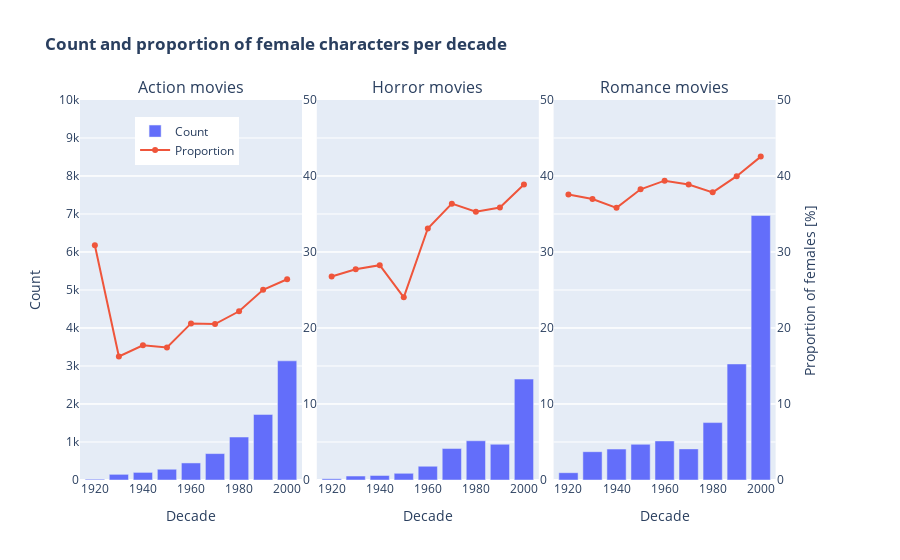

Notebook cell for this chart:
### Code cell
#Count male and female characters per decade across all movies
gender_count_action = action_charadata.groupby('decade').apply(lambda x : pd.Series({'M' : x[x.actor_gender == 'M'].shape[0], 
                                                                                       'F' : x[x.actor_gender == 'F'].shape[0]}))
gender_count_action['proportion_f'] = gender_count_action.F * 100 / (gender_count_action.M + gender_count_action.F)
gender_count_action.reset_index(inplace = True)
gender_count_action.sort_values(by = "decade", inplace = True)

gender_count_horror = horror_charadata.groupby('decade').apply(lambda x : pd.Series({'M' : x[x.actor_gender == 'M'].shape[0], 
                                                                                       'F' : x[x.actor_gender == 'F'].shape[0]}))
gender_count_horror['proportion_f'] = gender_count_horror.F * 100 / (gender_count_horror.M + gender_count_horror.F)
gender_count_horror.reset_index(inplace = True)
gender_count_horror.sort_values(by = "decade", inplace = True)

gender_count_romance = romance_charadata.groupby('decade').apply(lambda x : pd.Series({'M' : x[x.actor_gender == 'M'].shape[0], 
                                                                                       'F' : x[x.actor_gender == 'F'].shape[0]}))
gender_count_romance['proportion_f'] = gender_count_romance.F * 100 / (gender_count_romance.M + gender_count_romance.F)
gender_count_romance.reset_index(inplace = True)
gender_count_romance.sort_values(by = "decade", inplace = True)

# Create figure with secondary y-axis
fig = make_subplots(rows=1, cols=3, shared_xaxes = True, shared_yaxes = "all", horizontal_spacing = 0.02,
                    specs=[[{"secondary_y": True,}, {"secondary_y": True,}, {"secondary_y": True,}]],
                    subplot_titles = ["Action movies", "Horror movies", "Romance movies"])

blue, red = px.colors.qualitative.Plotly[0], px.colors.qualitative.Plotly[1]

# Add traces
fig.add_trace(go.Bar(name = 'Count', x = gender_count_action['decade'], y = gender_count_action['F'], marker_color = blue),
    secondary_y = False, row = 1, col = 1
)
fig.add_trace(go.Scatter(name = 'Proportion', x=gender_count_action['decade'], y=gender_count_action['proportion_f'], line=dict(width=2, color=red), marker=dict(color=red)),
    secondary_y = True, row = 1, col = 1
)
fig.add_trace(go.Bar(name = 'Count of female characters', x = gender_count_horror['decade'], y = gender_count_horror['F'],showlegend=False, marker_color = blue),
    secondary_y = False, row = 1, col = 2   
)
fig.add_trace(go.Scatter(name = 'Proportion of female characters', x=gender_count_horror['decade'], y=gender_count_horror['proportion_f'],showlegend=False, line=dict(width=2, color=red), marker=dict(color=red)),
    secondary_y = True, row = 1, col = 2  
)
fig.add_trace(go.Bar(name = 'Count of female characters', x = gender_count_romance['decade'], y = gender_count_romance['F'],showlegend=False, marker_color = blue),
    secondary_y = False, row = 1, col = 3   
)
fig.add_trace(go.Scatter(name = 'Proportion of female characters', x=gender_count_romance['decade'], y=gender_count_romance['proportion_f'],showlegend=False, line=dict(width=2, color=red), marker=dict(color=red)),
    secondary_y = True, row = 1, col = 3  
)
# Add figure title
fig.update_layout(
    title_text="<b>Count and proportion of female characters per decade",
    legend=dict(
        yanchor="bottom",
        y=.83,
        xanchor="right",
        x=0.215
    )
)

# Set x-axis title
fig.update_xaxes(title_text="Decade")

# Set y-axes titles
fig.update_yaxes(range = [0,10000], row = 1, secondary_y = False)
fig.update_yaxes(title_text = "Count", secondary_y = False, row = 1, col = 1)
fig.update_yaxes(range = [0,50], row = 1, secondary_y = True)
fig.update_yaxes(title_text = "Proportion of females [%]", secondary_y = True, row = 1, col = 3)


fig.show()


FIG_NAME = 'Count_proportion_genres.svg'
pio.write_image(fig, file = JPEG_PATH + FIG_NAME, format = "svg")

### Figure 1 — Plotly figure (JSON) as saved in the notebook; plotly's stock layout.template omitted (floating-point values rounded to 4 significant figures)
{"data": [{"marker": {"color": "#636EFA"}, "name": "Count", "type": "bar", "x": [1920, 1930, 1940, 1950, 1960, 1970, 1980, 1990, 2000], "xaxis": "x", "y": [21, 149, 200, 283, 449, 695, 1131, 1726, 3136], "yaxis": "y"}, {"line": {"color": "#EF553B", "width": 2}, "marker": {"color": "#EF553B"}, "name": "Proportion", "type": "scatter", "x": [1920, 1930, 1940, 1950, 1960, 1970, 1980, 1990, 2000], "xaxis": "x", "y": [30.88, 16.25, 17.73, 17.43, 20.61, 20.52, 22.2, 25.03, 26.42], "yaxis": "y2"}, {"marker": {"color": "#636EFA"}, "name": "Count of female characters", "showlegend": false, "type": "bar", "x": [1920, 1930, 1940, 1950, 1960, 1970, 1980, 1990, 2000], "xaxis": "x2", "y": [34, 104, 119, 175, 362, 828, 1032, 940, 2656], "yaxis": "y3"}, {"line": {"color": "#EF553B", "width": 2}, "marker": {"color": "#EF553B"}, "name": "Proportion of female characters", "showlegend": false, "type": "scatter", "x": [1920, 1930, 1940, 1950, 1960, 1970, 1980, 1990, 2000], "xaxis": "x2", "y": [26.77, 27.73, 28.27, 24.04, 33.09, 36.36, 35.31, 35.85, 38.89], "yaxis": "y4"}, {"marker": {"color": "#636EFA"}, "name": "Count of female characters", "showlegend": false, "type": "bar", "x": [1920, 1930, 1940, 1950, 1960, 1970, 1980, 1990, 2000], "xaxis": "x3", "y": [192, 745, 814, 939, 1028, 819, 1511, 3054, 6960], "yaxis": "y5"}, {"line": {"color": "#EF553B", "width": 2}, "marker": {"color": "#EF553B"}, "name": "Proportion of female characters", "showlegend": false, "type": "scatter", "x": [1920, 1930, 1940, 1950, 1960, 1970, 1980, 1990, 2000], "xaxis": "x3", "y": [37.57, 36.97, 35.81, 38.25, 39.39, 38.89, 37.85, 39.97, 42.55], "yaxis": "y6"}], "layout": {"annotations": [{"font": {"size": 16}, "showarrow": false, "text": "Action movies", "x": 0.15, "xanchor": "center", "xref": "paper", "y": 1, "yanchor": "bottom", "yref": "paper"}, {"font": {"size": 16}, "showarrow": false, "text": "Horror movies", "x": 0.47, "xanchor": "center", "xref": "paper", "y": 1, "yanchor": "bottom", "yref": "paper"}, {"font": {"size": 16}, "showarrow": false, "text": "Romance movies", "x": 0.79, "xanchor": "center", "xref": "paper", "y": 1, "yanchor": "bottom", "yref": "paper"}], "legend": {"x": 0.215, "xanchor": "right", "y": 0.83, "yanchor": "bottom"}, "title": {"text": "<b>Count and proportion of female characters per decade"}, "xaxis": {"anchor": "y", "domain": [0, 0.3], "title": {"text": "Decade"}}, "xaxis2": {"anchor": "y3", "domain": [0.32, 0.62], "title": {"text": "Decade"}}, "xaxis3": {"anchor": "y5", "domain": [0.64, 0.94], "title": {"text": "Decade"}}, "yaxis": {"anchor": "x", "domain": [0, 1], "range": [0, 10000], "title": {"text": "Count"}}, "yaxis2": {"anchor": "x", "overlaying": "y", "range": [0, 50], "side": "right"}, "yaxis3": {"anchor": "x2", "domain": [0, 1], "matches": "y", "range": [0, 10000], "showticklabels": false}, "yaxis4": {"anchor": "x2", "overlaying": "y3", "range": [0, 50], "side": "right"}, "yaxis5": {"anchor": "x3", "domain": [0, 1], "matches": "y", "range": [0, 10000], "showticklabels": false}, "yaxis6": {"anchor": "x3", "overlaying": "y5", "range": [0, 50], "side": "right", "title": {"text": "Proportion of females [%]"}}}}
